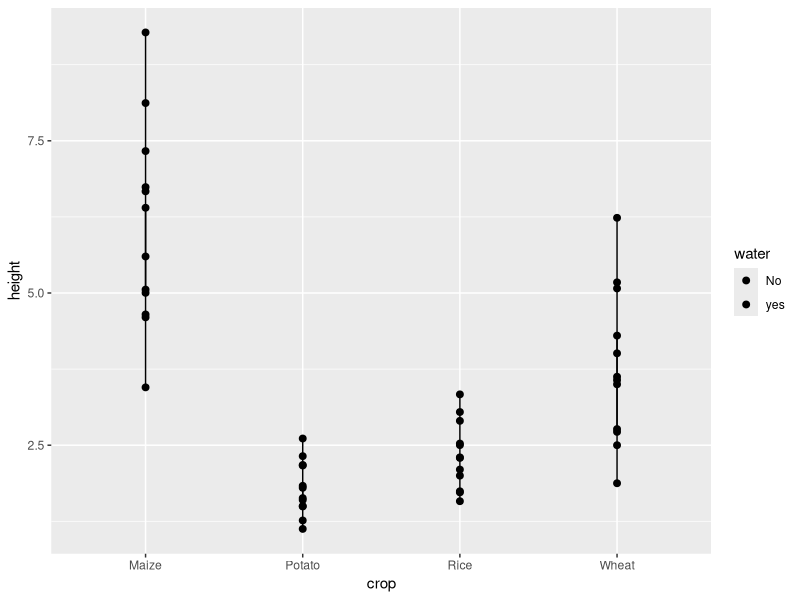
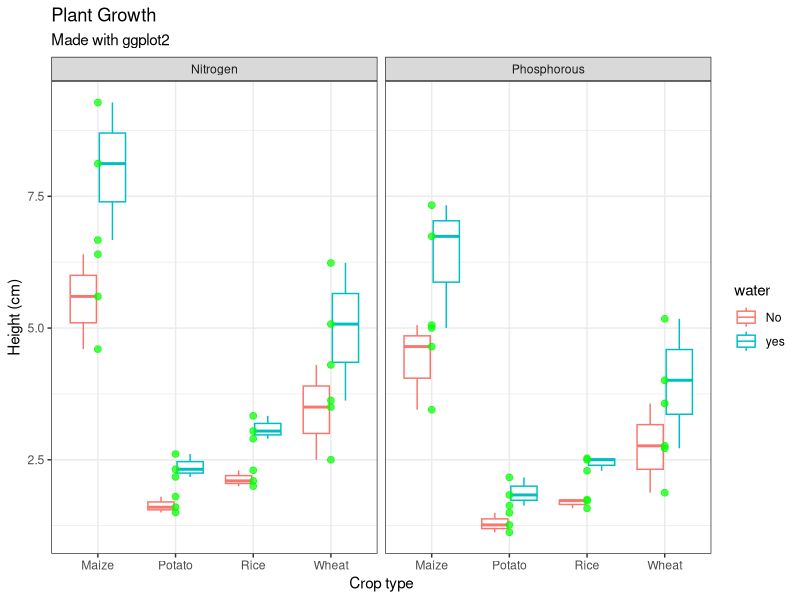

Source code (R) for these figures, in order: (Note: this script raises an error after producing the figures.)
library(ggplot2)
# Uses of ggplot:----
  # 1- ggplot (function)
  # 2- provide data
  # 3- mapping (x-axis, y-axis)
  # 4- geometry (scatter, box,)
library(readxl)
x <- read_excel("ggdata.xlsx", sheet = "gg1", 
                col_types = c("text", "numeric", "text", 
                              "text"))
# Visualization
  # 1- Scatter plot
ggplot(x,aes(crop,height, fill=water))+
  geom_point(size=2)+
  geom_line()
# 2- Box plot
ggplot(x,aes(crop,height, colour=water))+
  geom_boxplot()+
  geom_point(size=2, colour='Green', alpha=0.7)+
  facet_wrap(~fert.type)+
  labs(x="Crop type",
       y="Height (cm)",
       title = 'Plant Growth',
       subtitle = 'Made with ggplot2')+
  theme_bw()+
  ggsave('ggplot.png', units = 'in',
         width = 8,
         height = 4,
         dpi = 300)

